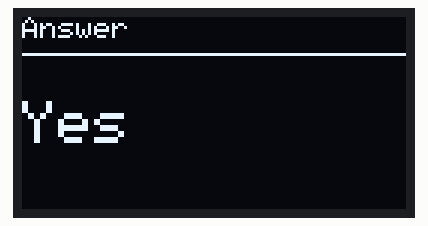
Recording of a program running on a simulated ESP32. Parts: 128×64 one-colour display. What the program prints to the serial monitor is not drawn.

Above: at 0.1 s.
At 2.2 s:
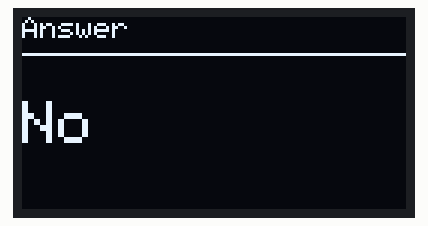
At 4.2 s:
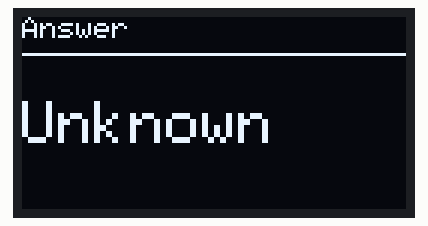

The program:

main.cpp
```cpp
#include <Arduino.h>
// #include "driver/i2s.h"
// #include <math.h>
#include "display_manager.h"

// constexpr int I2S_SCK = 14;
// constexpr int I2S_WS = 15;
// constexpr int I2S_SD = 32;

// constexpr i2s_port_t I2S_PORT = I2S_NUM_0;
// constexpr int SAMPLE_RATE = 16000;
// constexpr int BUFFER_SIZE = 256;

// int32_t samples[BUFFER_SIZE];
// uint32_t lastPrint = 0;

void setup() {
  // Serial.begin(115200);
  // delay(1000);

  // Serial.println();
  // Serial.println("INMP441 micro test");

  // i2s_config_t i2s_config = {};
  // i2s_config.mode = static_cast<i2s_mode_t>(
  //   I2S_MODE_MASTER | I2S_MODE_RX
  // );

  // i2s_config.sample_rate = SAMPLE_RATE;
  // i2s_config.bits_per_sample = I2S_BITS_PER_SAMPLE_32BIT;
  // i2s_config.channel_format = I2S_CHANNEL_FMT_RIGHT_LEFT;
  // i2s_config.communication_format = I2S_COMM_FORMAT_I2S;
  // i2s_config.intr_alloc_flags = ESP_INTR_FLAG_LEVEL1;
  // i2s_config.dma_buf_count = 4;
  // i2s_config.dma_buf_len = BUFFER_SIZE;
  // i2s_config.use_apll = false;
  // i2s_config.tx_desc_auto_clear = false;
  // i2s_config.fixed_mclk = 0;

  // i2s_pin_config_t pin_config = {};
  // pin_config.bck_io_num = I2S_SCK;
  // pin_config.ws_io_num = I2S_WS;
  // pin_config.data_out_num = I2S_PIN_NO_CHANGE;
  // pin_config.data_in_num = I2S_SD;

  // esp_err_t result = i2s_driver_install(
  //   I2S_PORT, &i2s_config, 0, nullptr
  // );

  // if (result != ESP_OK) {
  //   Serial.printf("I2S driver error: %d\n", result);
  //   while (true) {
  //     delay(1000);
  //   }
  // }

  // result = i2s_set_pin(I2S_PORT, &pin_config);

  // if (result != ESP_OK) {
  //   Serial.printf("I2S pin error: %d\n", result);
  //   while (true) {
  //     delay(1000);
  //   }
  // }

  // i2s_zero_dma_buffer(I2S_PORT);
  // Serial.println("I2S ready. Make some noise!!");

  // -----------------------------------------------

  if (!DisplayManager::begin()) {
    Serial.println("Failed to initialize display");
    while (true) {
      delay(1000);
    }
  }

  Serial.println("OLED initialized successfully");

  DisplayManager::showAnswer(Answer::Yes);
  delay(2000);

  DisplayManager::showAnswer(Answer::No);
  delay(2000);

  DisplayManager::showAnswer(Answer::Unknown);


}

void loop() {
  // size_t bytes_read = 0;

  //   esp_err_t result = i2s_read(
  //       I2S_PORT,
  //       samples,
  //       sizeof(samples),
  //       &bytes_read,
  //       portMAX_DELAY
  //   );

  //   if (result != ESP_OK || bytes_read == 0) {
  //       Serial.println("Audio read error");
  //       delay(100);
  //       return;
  //   }

  //   size_t count = bytes_read / sizeof(int32_t);

  //   int32_t peak = 0;
  //   double sum_squares = 0;
  //   size_t audio_count = 0;

  //   // При L/R = GND используем левый канал:
  //   // индексы 0, 2, 4, 6...
  //   for (size_t i = 0; i < count; i += 2) {
  //       int32_t sample = samples[i] >> 8;

  //       int32_t magnitude = (sample < 0) ? -sample : sample;

  //       if (magnitude > peak) {
  //           peak = magnitude;
  //       }

  //       sum_squares +=
  //           static_cast<double>(sample) * sample;

  //       audio_count++;
  //   }

  //   double rms = sqrt(sum_squares / audio_count);

  //   static uint32_t last_print = 0;

  //   if (millis() - last_print >= 500) {
  //       last_print = millis();

  //       Serial.printf(
  //           "Peak: %ld | RMS: %.1f\n",
  //           (long)peak,
  //           rms
  //       );
  //   }
}
```

display_manager.h
```cpp
#pragma once

enum class Answer{
    Yes,
    No,
    Unknown
};

namespace DisplayManager {
    bool begin();

    void showAnswer(Answer answer);

    void showMessage(
        const char* title,
        const char* message
    );
}
```

display_manager.cpp
```cpp
#include <Arduino.h>
#include <Wire.h>
#include <Adafruit_GFX.h>
#include <Adafruit_SSD1306.h>

#include "display_manager.h"

namespace {

    constexpr int SCREEN_WIDTH = 128;
    constexpr int SCREEN_HEIGHT = 64;

    constexpr int SDA_PIN = 21;
    constexpr int SCL_PIN = 22;

    constexpr uint8_t OLED_ADDRESS = 0x3C;

    Adafruit_SSD1306 display(
        SCREEN_WIDTH,
        SCREEN_HEIGHT,
        &Wire,
        -1
    );
}

namespace DisplayManager {
    bool begin() {
        Wire.begin(SDA_PIN, SCL_PIN);

        if (!display.begin(
            SSD1306_SWITCHCAPVCC,
            OLED_ADDRESS
        )) {
            return false;
        }

        display.clearDisplay();
        display.setTextColor(SSD1306_WHITE);
        display.display();

        return true;
    }

    void showMwssage(
        const char* title,
        const char* message
    ) {
        display.clearDisplay();
        display.setTextSize(1);
        display.setCursor(0, 0);
        display.println(title);

        display.drawLine(
            0, 12, SCREEN_WIDTH -1, 12, SSD1306_WHITE
        );

        display.setTextSize(2);
        display.setCursor(0, 28);
        display.println(message);

        display.display();
    }

    void showAnswer(Answer answer) {
        switch(answer) {
            case Answer::Yes:
                showMwssage("Answer", "Yes");
                break;
            case Answer::No:
                showMwssage("Answer", "No");
                break;
            case Answer::Unknown:
                showMwssage("Answer", "Unknown");
                break;
        }
    }
}
```

Measured:
- what the display in image 0 shows lasts 2.0 s, from 0.1 s to 2.1 s
